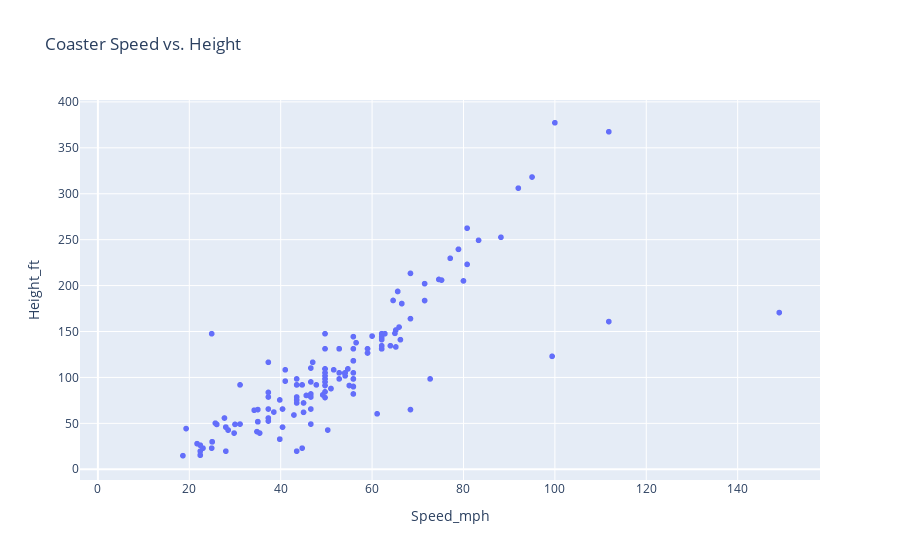

Notebook cell for this chart:
### Code cell
#scatterplot
fig = px.scatter(df, x='Speed_mph', y='Height_ft', title='Coaster Speed vs. Height')
fig.show()

### Figure 1 — Plotly figure (JSON) as saved in the notebook; plotly's stock layout.template omitted (floating-point values rounded to 4 significant figures; data arrays with more than 128 entries replaced by an {"elided": "..."} marker saying what was removed)
{"data": [{"hovertemplate": "Speed_mph=%{x}<br>Height_ft=%{y}<extra></extra>", "legendgroup": "", "marker": {"color": "#636efa", "symbol": "circle"}, "mode": "markers", "name": "", "showlegend": false, "type": "scattergl", "x": {"elided": "1087 float values"}, "xaxis": "x", "y": {"elided": "1087 float values"}, "yaxis": "y"}], "layout": {"legend": {"tracegroupgap": 0}, "title": {"text": "Coaster Speed vs. Height"}, "xaxis": {"anchor": "y", "domain": [0, 1], "title": {"text": "Speed_mph"}}, "yaxis": {"anchor": "x", "domain": [0, 1], "title": {"text": "Height_ft"}}}}
